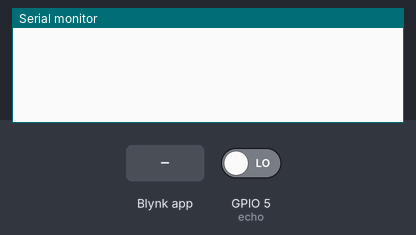
Recording of a sketch running on a simulated ESP8266 (NodeMCU). Parts: the last lines printed to the serial monitor. Inputs (shaded band) come from the test bench; at power-on: GPIO 5 (echo) LOW. WiFi joins after 1.5 s; servers stay silent unless stated.

Above: at 3.0 s.
3.1 s: Blynk app writes 0 to V1
At 5.0 s:
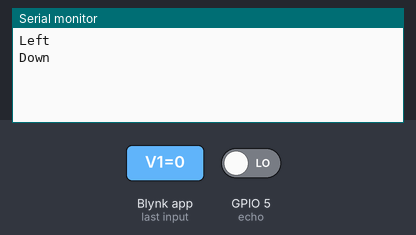
5.3 s: Blynk app writes 1 to V2
At 7.1 s:
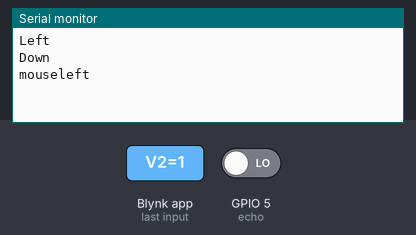
7.4 s: Blynk app writes 1 to V3
At 9.2 s:
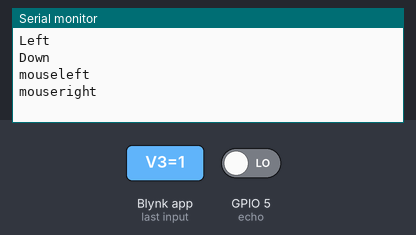
9.5 s: Blynk app writes 1 to V4
At 11.3 s:
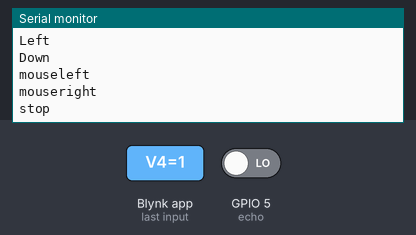
11.6 s: Blynk app writes 1 to V5
At 13.4 s:
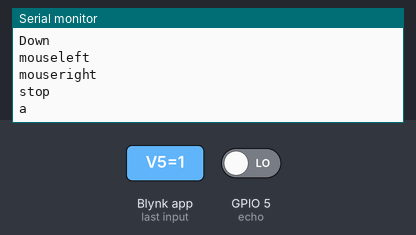
13.7 s: Blynk app writes 1 to V6
At 15.6 s:
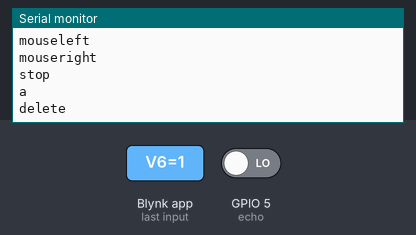

The sketch:

Smart_Gesture_Control.ino
```cpp
int echo = 5;
int trig = 4;
float cm = 0;
long duration = 0;
#define BLYNK_PRINT Serial  //Defines the object that is used for printing(To get the information about the HDK whether it is connected or not)
#include<BlynkSimpleEsp8266.h>  //To use BLYNK app functionalities
#include<ESP8266WiFi.h> //To connect to WiFi
char auth[] = "Qt1dzc1BzY4HGhIXUJQpRmnzRXI7uN1g"; //The authentication code we got in mail to connect with the app
char ssid[] = "JioFi_10319F1";  //Wi-Fi Network name
char pass[] = "359@tejesh";     //EncryptionCode(Password)
BLYNK_WRITE(V1)
{
  uint16_t x = param[0].asInt();    //Getting the x co-ordinate from the joystick
  uint16_t y = param[1].asInt();    //Getting the y co-ordinate from the joystick
  if(x == 1023)
  {
    Serial.println("Right");
  }
  if(x == 0)
  {
    Serial.println("Left");
  }
  if(y == 0){
    Serial.println("Down");
  }
  if(y == 1023)
  {
    Serial.println("Up");
  }

}
BLYNK_WRITE(V2)
{
  if(param.asInt() == 1)
  {
    Serial.println("mouseleft");
  }
}
BLYNK_WRITE(V3)
{
  if(param.asInt() == 1)
  {
    Serial.println("mouseright");
  }
}
BLYNK_WRITE(V4)
{
  if(param.asInt() == 1)
  {
    Serial.println("stop");
  }
}
BLYNK_WRITE(V5)
{
  if(param.asInt() == 1)
  {
    Serial.println("a");
  }
}
BLYNK_WRITE(V6)
{
  if(param.asInt() == 1)
  {
    Serial.println("delete");
  }
}
BLYNK_WRITE(V7)
{
  if(param.asInt() == 1)
  {
    Serial.println("enter");
  }
}
BLYNK_WRITE(V8)
{
  if(param.asInt() == 1)
  {
    Serial.println("lock");
  }
}

void setup() {
  Serial.begin(115200);             //Starting the serial monitor to get the data that is bieng sent by the Octabrix
  Blynk.begin(auth,ssid,pass);      //Connecting the Octabrix to the wifi
  pinMode(echo,INPUT);
  pinMode(trig,OUTPUT);
}

void loop() {
  Blynk.run();        //It makes to get the input from the Blynk App
  BLYNK_WRITE(V1);    //Data we got from the Joystick will be sent to the function
  BLYNK_WRITE(V2);    //Left Click of mouse
  BLYNK_WRITE(V3);    //Right Click of mouse
  BLYNK_WRITE(V4);    //Space
  BLYNK_WRITE(V5);    //Getting some Text
  BLYNK_WRITE(V6);    //Delete Key
  BLYNK_WRITE(V7);    //Enter Key
  BLYNK_WRITE(V8);
  digitalWrite(trig,LOW);
  delay(20);
  digitalWrite(trig,HIGH);
  delay(20);
  digitalWrite(trig,LOW);
  pinMode(echo,INPUT);
  duration=pulseIn(echo,HIGH);
  cm=(duration/2)*0.0343;
  //Serial.println(cm);
  if(cm < 15 && cm > 0)
  {
    Serial.println("stop");delay(1000);
  }
  if(cm > 15 && cm < 30)
  {
    Serial.println("next");delay(1000);
  }
  if(cm > 30)
  {
    //Serial.println("lock");delay(1000);
  }
}
```

Measured:
- after the input at 3.1 s, the serial monitor: prints a new line after 0.78 s (image 1)
- after the input at 5.3 s, the serial monitor: prints a new line after 0.66 s (image 2)
- after the input at 7.4 s, the serial monitor: prints a new line after 0.65 s (image 3)
- after the input at 9.5 s, the serial monitor: prints a new line after 0.63 s (image 4)
- after the input at 11.6 s, the serial monitor: prints a new line after 0.61 s (image 5)
- after the input at 13.7 s, the serial monitor: prints a new line after 0.59 s (image 6)
